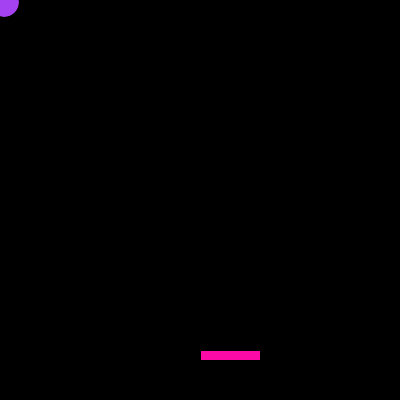
Frame 1 (no input)
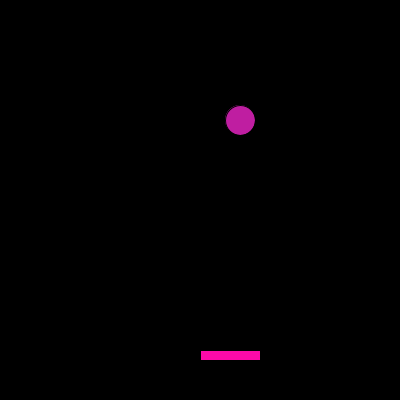
Frame 60 (the mouse pressed at the canvas centre just before this capture)
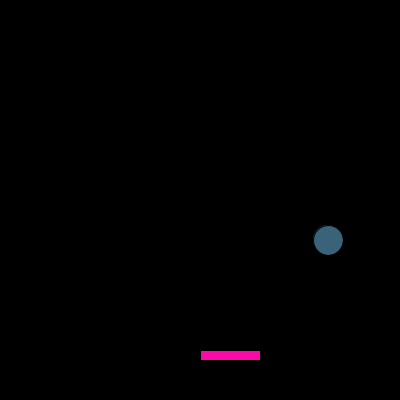
Frame 120 (the mouse held since frame 60 and released just before this capture)

The Processing sketch that drew these frames (run headless with seeded random() and noise(); from frame 60 on, the mouse is pressed at the canvas centre):

// Processing sketch: processing_83300
// ── processing_83300.pde

Ball joe;  
Paddle poe;
int a;
void setup()  
{  
  joe = new Ball();  
  poe = new Paddle();
  size(400, 400);
}  
void draw()  
{  
  background(0, 0, 0);    
  joe.move(); 
 poe.show();
  joe.bounce();  
  joe.show();  
  poe.move();
}
class Paddle
{
  int a;
  Paddle()
  {
    a = 200;
  }
  void show()
  {
 fill(252,10,168);
    rect(a, 350, 60, 10);
  }
  void move()
  {
    if (keyPressed== true && key == '4')
    {
      a = a - 10;
    }
    else if (keyPressed== true && key == '6')
    {
      a = a + 10;
    }
  }
}
class Ball  
{  
  int x, y;  
  boolean up, right;  
  Ball()  
  {  
    x = 0;  
    y = 0;  
    up= false;  
    right= true;
  }  
  void move()  
  {  
    if (right == true)  
    {  
      x= x + 4;
    }  
    else 
    {  
      x = x - 4;
    } 
    if (up == true)  
    { 
      y= y - 2;
    }  
    else 
    {  
      y = y + 2;
    }
  }  
  void bounce()  
  {  
    if (x < 0)  
    {  
      right = true;
    }  
    if (x > 400)  
    {  
      right = false;
    }  
    if (y < 0)  
    {  
      up = false;
    }  
    if (get(x,y+15) == (color(252,10,168)))  
    {  
      up = true;
    }
  }  
  void show()  
  {  
    fill(random(255),random(255),random(255));
    ellipse(x, y, 30, 30);
  }
}
